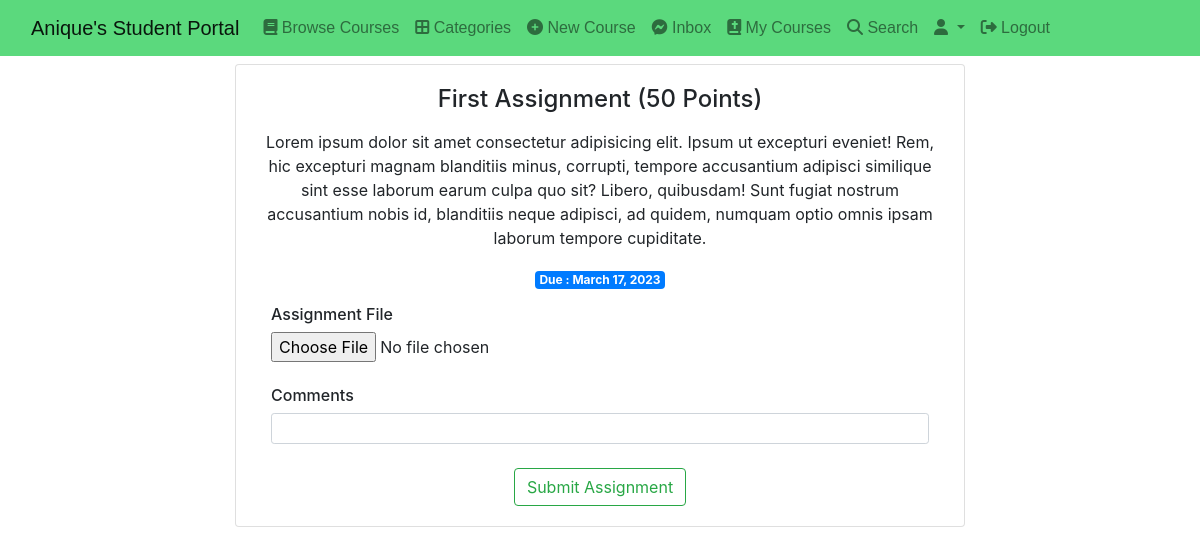
The page /course/eadbb3a9-58df-4862-ac08-e20279d313a0/modules/1/assignments/1/submit_assignment on the database its author committed.
### assignment/models.py (models this page shows, shortened)
class Assignment(models.Model):
    title = models.CharField(max_length=150)
    content = RichTextField()
    points = models.PositiveIntegerField()
    due = models.DateField()
    files = models.ManyToManyField(AssignmentFileContent)
    user = models.ForeignKey(User, on_delete=models.CASCADE)

### assignment/views.py (the view)
# urls.py: path("<course_id>/modules/<module_id>/assignments/<assignment_id>/submit_assignment",
def submit_assignment(request, course_id, module_id, assignment_id):
    user = request.user
    assignment = get_object_or_404(Assignment, id=assignment_id)
    course = get_object_or_404(Course, id=course_id)
    if request.method == 'POST':
        form = NewSubmissionForm(request.POST, request.FILES)
        if form.is_valid():
            file = request.FILES.get("file")
            comment = form.cleaned_data.get('comment')
            submission = Submission.objects.create(
                file=file, comment=comment, user=user, assignment=assignment)
            Grade.objects.create(course=course, submission=submission)
            Completion.objects.create(user=user,course=course,assignment=assignment)
            return redirect('assignment-detail', course_id=course_id, module_id=module_id, assignment_id=assignment_id)
    else:
        form = NewSubmissionForm()
    context = {
        "form": form,
        "assignment": assignment
    }
    return render(request, 'assignment/submit_assignment.html', context)

### assignment/forms.py
class NewSubmissionForm(forms.ModelForm):
    file = forms.FileField(widget=forms.ClearableFileInput(attrs={"multiple": False}), required=True)
    comment = forms.CharField(widget=forms.TextInput(
        attrs={"class": "form-control form-control-sm"}), required=True)
    class Meta:
        model = Submission
        fields = ("file","comment")

### direct/views.py (called while the page is built)
def directs_count(request):
    directs_count = 0
    if request.user.is_authenticated:
        directs_count = Message.objects.filter(user=request.user,is_read=False).count()
    return {'directs_count':directs_count}

### student_portal/templates/assignment/submit_assignment.html (shortened to what this page needs)
{% extends 'base.html' %}{% block content %}
<div class="container mt-2">
  <div class="row">
    <div class="col-2"></div>
    <div class="col-8">
      <div class="card w-100">
        <div class="card-body">
          <div class="text-center">
            <h4>{{assignment.title}} ({{assignment.points}} Points)</h4>
            <p>{{assignment.content|safe}}</p>
            <p class="badge badge-primary">Due : {{assignment.due}}</p>
          </div>
          <form
            method="post"
            role="form"
            enctype="multipart/form-data"
            class="col s12"
          >
            <div class="form-outline mb-4">
              <h6 class="form-label" for="form2Example11">Assignment File</h6>
              {{ form.file }}
            </div>
            <div class="form-outline mb-4">
              <h6 class="form-label" for="form2Example11">Comments</h6>
              {{ form.comment }}
            </div>
            <div class="text-center">
              <button type="submit" class="btn btn-outline-success">
                Submit Assignment
              </button>
            </div>
          </form>
        </div>
      </div>
    </div>
  </div>
</div>
{% endblock content %}

### rows shown on the page
Assignment: title "First Assignment", points "50", content "Lorem ipsum dolor sit amet consectetur adipisicing elit. Ipsum ut excepturi eveniet! Rem, hic excepturi magnam blanditiis minus, corrupti, tempore accusantium adipisci similique sint esse laborum earum culpa quo sit? Libero, quibusdam! Sunt fugiat nostrum accusantium nobis id, blanditiis neque adipisci, ad quidem, numquam optio omnis ipsam laborum tempore cupiditate.", due "March 17, 2023"
